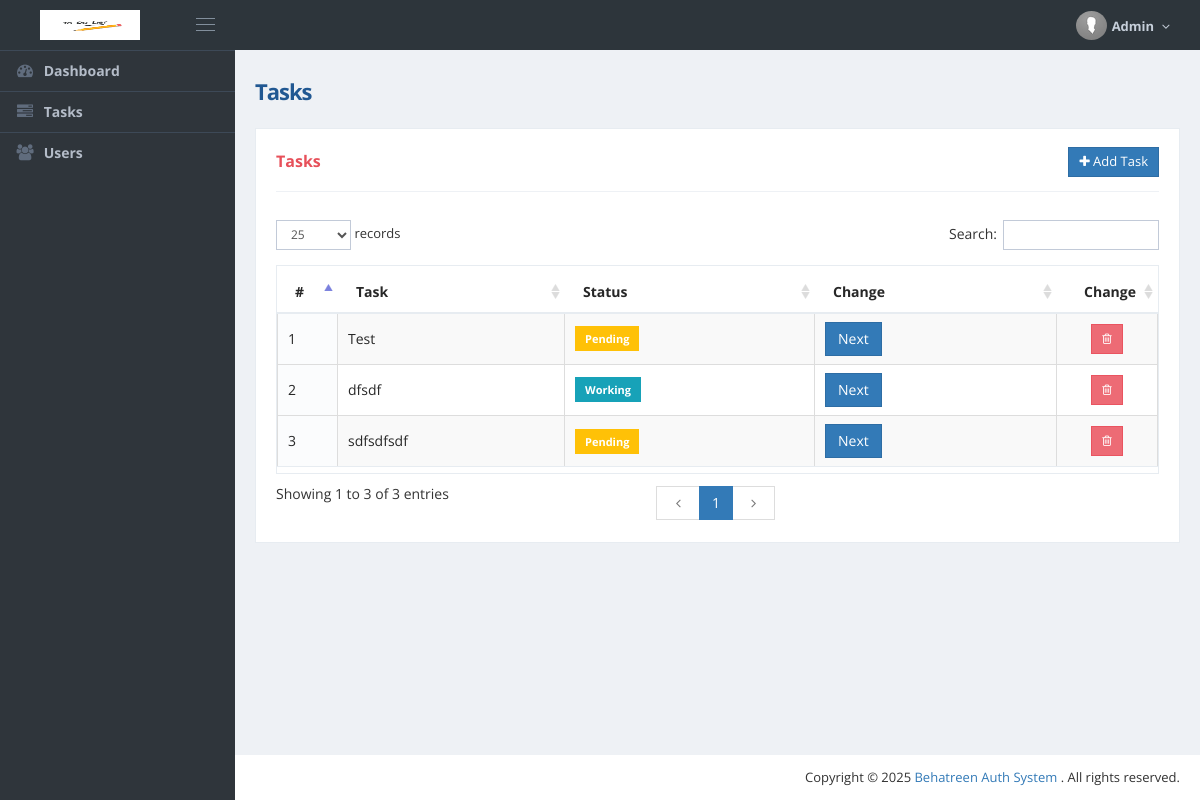
/tasks (signed in), run on an earlier commit of the app's database.
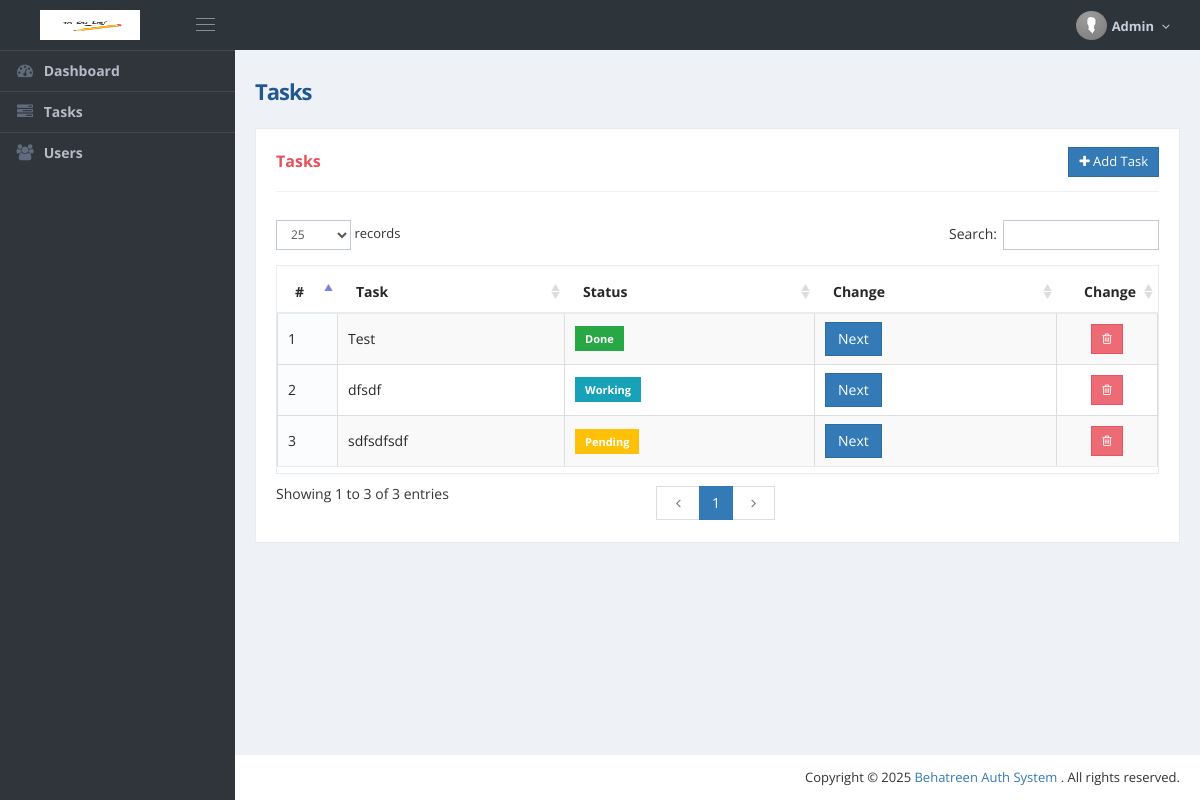
And on a later commit of the database.
### app/models.py (models this page shows)
class User(db.Model, UserMixin):
    id = db.Column(db.Integer, primary_key=True)
    name = db.Column(db.String(100), nullable=False)
    email = db.Column(db.String(100), unique=True, nullable=False)
    password = db.Column(db.String(200), nullable=False)
    is_admin = db.Column(db.SmallInteger, nullable=False, default=0)
    profile_img = db.Column(db.String(100), nullable=True)
    status = db.Column(db.SmallInteger, nullable=False, default=0)
    tasks = db.relationship('Task', backref='user', lazy=True)

class Task(db.Model):
    id = db.Column(db.Integer, primary_key = True)
    title = db.Column(db.String(100), nullable=False)
    status = db.Column(db.String(20), default= "Pending")
    user_id = db.Column(db.Integer, db.ForeignKey('user.id'), nullable=False)

### app/routes/tasks.py (the view)
@tasks_bp.route('/tasks')
@login_required
def view_tasks():
    tasks = Task.query.filter_by(user_id=current_user.id).order_by(desc('id')).all()
    return render_template('tasks.html',tasks=tasks)

### app/templates/tasks.html (shortened to what this page needs)
{% extends 'admin/admin_layout.html' %}
{% block content%}
<div class="page-content-wrapper">
    <div class="page-content">
        <h1 class="page-title bold">Tasks</h1>
        <div class="row">
            <div class="col-md-12">
                <div class="portlet light bordered">
                    <div class="portlet-title">
                        <div class="caption">
                            <span class="caption-subject font-red bold">Tasks</span>
                        </div>
                        <div class="actions">
                            <div class="btn-group">
                                <a class="btn btn-primary float-right" data-toggle="modal" role="button"
                                    data-target="#add_task"><i class="fa fa-plus"></i> Add Task</a>
                            </div>
                        </div>
                    </div>
                    <div class="portlet-body">
                        <!-- <div class="show_panel">
								<div class="alert alert-success">
								<button type="button" class="close" data-dismiss="alert" aria-hidden="true">×</button>
								<font size="3"></font>
								</div>
                                </div> -->
                        <table id="example" class="display cell-border" cellspacing="0" width="100%">
                            <thead>
                                <tr>
                                    <th width="30">#</th>
                                    <th>Task</th>
                                    <th>Status</th>
                                    <th>Change</th>
                                    <th width="70">
                                        <center>Change</center>
                                    </th>
                                </tr>
                            </thead>
                            <tbody>
                                {% for task in tasks %}
                                <tr class="odd gradeX">
                                    <td>{{loop.index}}</td>
                                    <td>{{task.title}}</td>
                                    <td><span class="badge {{task.status|lower}}">{{task.status}}</span></td>
                                    <td>
                                        <form action="{{url_for('tasks.toggle_status')}}"
                                            method="post">
                                            <button type="submit" class="btn btn-primary">Next</button>
                                        </form>
                                    </td>
                                    <td>
                                        <center>
                                            <a class="btn btn-sm btn-danger"
                                                onclick="return confirm('Do you really want to delete this task !!')"
                                                href="{{url_for('tasks.delete_task',tid=task.id)}}"> <i
                                                    class="fa fa-trash-o"></i> </a>
                                        </center>
                                    </td>
                                </tr>
                                {% endfor %}
                            </tbody>
                        </table>
                    </div>
                </div>
            </div>
        </div>
    </div>
</div>
{% endblock %}

### app/templates/admin/admin_layout.html (shortened to what this page needs)
<!DOCTYPE html>
<html lang="en">
    <head><meta http-equiv="Content-Type" content="text/html; charset=utf-8">
        <link href="{{ url_for('static', filename='global/plugins/font-awesome/css/font-awesome.min.css') }}" rel="stylesheet" type="text/css" />
        <link href="{{ url_for('static', filename='global/plugins/bootstrap/css/bootstrap.min.css') }}" rel="stylesheet" type="text/css" />
        <link href="{{ url_for('static', filename='global/plugins/bootstrap-switch/css/bootstrap-switch.min.css') }}" rel="stylesheet" type="text/css" />
        <link href="{{ url_for('static', filename='css/toastr.min.css') }}" rel="stylesheet" type="text/css" />
        <link href="{{ url_for('static', filename='global/plugins/datatables/datatables.min.css') }}" rel="stylesheet" type="text/css" />
        <link href="{{ url_for('static', filename='global/plugins/datatables/plugins/bootstrap/datatables.bootstrap.css') }}" rel="stylesheet" type="text/css" />
        <link href="{{ url_for('static', filename='global/plugins/bootstrap-datepicker/css/bootstrap-datepicker3.min.css') }}" rel="stylesheet" type="text/css" />
        <link href="{{ url_for('static', filename='global/plugins/bootstrap-colorpicker/css/colorpicker.css') }}" rel="stylesheet" type="text/css" />
        <link href="{{ url_for('static', filename='global/plugins/jquery-minicolors/jquery.minicolors.css') }}" rel="stylesheet" type="text/css" />
        <link href="{{ url_for('static', filename='global/plugins/bootstrap-multiselect/css/bootstrap-multiselect.css') }}" rel="stylesheet" type="text/css" />
        <link href="{{ url_for('static', filename='global/css/components.min.css') }}" rel="stylesheet" id="style_components" type="text/css" />
        <link href="{{ url_for('static', filename='global/css/plugins.min.css') }}" rel="stylesheet" type="text/css" />
        <link href="{{ url_for('static', filename='layouts/layout/css/layout.min.css') }}" rel="stylesheet" type="text/css" />
        <link href="{{ url_for('static', filename='layouts/layout/css/themes/darkblue.min.css') }}" rel="stylesheet" type="text/css" id="style_color" />
        <link href="{{ url_for('static', filename='layouts/layout/css/custom.css') }}" rel="stylesheet" type="text/css" />
    </head>
    <body class="page-header-fixed page-sidebar-closed-hide-logo page-container-bg-solid page-content-white page-sidebar-fixed">
        <div class="page-wrapper">
            <div class="page-header navbar navbar-fixed-top">
                <div class="page-header-inner">
                    <div class="page-logo">
                        <a href="{{url_for('tasks.dashboard')}}">
                            <center> <img src="{{ url_for('static', filename='img/logo/logo.png') }}" width="100px" height="30px" style="margin-left:20px;" class="logo-default"/></center>
                        </a>
                        <div class="menu-toggler sidebar-toggler">
                            <span></span>
                        </div>
                    </div>
                    <div class="top-menu">
                        <ul class="nav navbar-nav pull-right">
                            <li class="dropdown dropdown-user">
                                <a href="javascript:;" class="dropdown-toggle" data-toggle="dropdown" data-hover="dropdown" data-close-others="true">
                                    <img alt="" class="img-circle" src="{{ url_for('static', filename='layouts/layout/img/avatar.png') }}" width="31px" />
                                    <span class="username username-hide-on-mobile"><b> {{ current_user.name }} </b></span>
                                    <i class="fa fa-angle-down"></i>
                                </a>
                            </li>
                        </ul>
                    </div>
                </div>
            </div>
            <div class="page-container">
            {% include 'admin/sidebar.html' %}
            {% block content %} {% endblock %}
            <div class="page-footer">
                <div class="page-footer-inner" style="float:right; margin-top:5px"> Copyright © {{ current_year }} <a target="_blank" href="#"> Behatreen Auth System </a>. All rights reserved. </div>
            </div>
            </div>
        </div>
    </body>
</html>

### app/templates/admin/sidebar.html (shortened to what this page needs)
<div class="page-sidebar-wrapper">
    <div class="page-sidebar navbar-collapse collapse">
        <ul class="page-sidebar-menu page-header-fixed " data-keep-expanded="false" data-auto-scroll="true" data-slide-speed="200">
            <li class="nav-item">
                <a href="{{url_for('tasks.dashboard')}}">
                    <i class="fa fa-dashboard"></i>
                    <span class="title bold">Dashboard</span>
                </a>
            </li>
            <li class="nav-item">
                <a href="{{ url_for('tasks.view_tasks') }}">
                    <i class="fa fa-tasks"></i>
                    <span class="title bold">Tasks</span>
                </a>
            </li>
            {% if current_user.is_admin == 1 %}
            <li class="nav-item">
                <a href="{{ url_for('users.users') }}">
                    <i class="fa fa-users"></i>
                    <span class="title bold">Users</span>
                </a>
            </li>
            {% endif %}
        </ul>
    </div>
</div>

### app/static/layouts/layout/css/custom.css (style rules this page uses)
.badge { padding: 7px 10px; border-radius: 4px; font-weight: bold; color: white; height: 25px; border-radius: 0 !important; }
.badge.pending { background-color: #ffc107; }
.badge.working { background-color: #17a2b8; }
.badge.done { background-color: #28a745; }

What changed in the data, as far as the page shows it:
changed Task "Test": status "Pending" → "Done"
